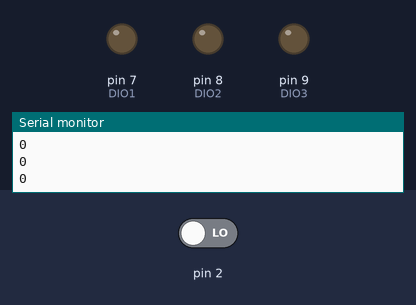
This sketch was run on a simulated Arduino Nano, built with avr-gcc and run on an emulated ATmega328P. Parts: output pins drawn as LEDs (lit = HIGH), the last lines printed to the serial monitor. The inputs (shaded band) are chosen by the test bench; at power-on: pin 2 LOW.

Above: at 1.2 s.
1.3 s: pin 2 driven HIGH
At 2.4 s:
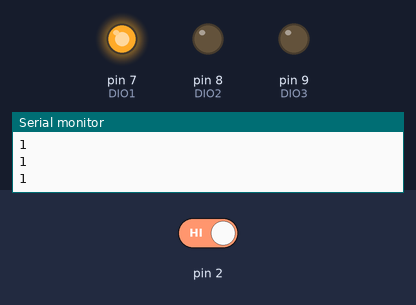
Timing chart, 0 to 4.3 s (numbered marks = the images above; inputs shaded):
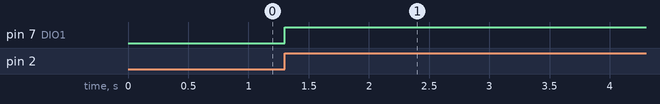

The sketch:

GrombassV2.ino
```cpp
/*
  Template for creating control of analog effects ;
onkartgromt.com  - 2015. Oyvind Mjanger

 */

// Pin 13 has an LED connected on most Arduino boards.
// List all pins to mainboard. Compatible with Grombass v2 board rev 1

int CV1 = A0; //boost
int CV2 = A1; //CV expression pedal
int Input = A6; //input sound
int Output = A7; //Output sound

int PWM1 = 5; //L1
int PWM2 = 6; //L2

int DIO1 = 7; //ON/Off LED
int DIO2 = 8; //BOOST LED
int DIO3 = 9; //MIDDLE LED

int RELAY = 10; //TRUE BYPASS RELAY

int BP0 = 2; //INT0 - footswitches actually connected to pin 2/ON/OFF
int BP1 = 1; //INT1 - footswitches actually connected to pin 3/BOOST

//END PIN def.

double CV1Input = 0;  // variable to store the value coming from CV1
double CV2Input = 0;  // variable to store the value coming from CV2

double Toggle1 = 0;  // variable to store the value coming from Switch1
double Toggle2 = 0;  // variable to store the value coming from Switch2

int PWMout0;
int PWMout1;

int tapPressed = 0; //active low
int numberOfButtonPresses = 0;
int tempoState = 0;
int lastTempoState = LOW;
int TapTempo = 0;
int PotTempo = 1;
int MidiTempo = 0;
double LastTempo;

unsigned long previousMillis = 0;
long interval = 100;
unsigned long  startTime;
unsigned long  endTime;
int LFOmode = 0;   //0=sine, 1= square, 2=triangle, 3= sawtooth

double  tempo=300;            //time between tabs [ms]
int LFOupdaterate = 1000;
float modifier = 1.0;
float counter = 0;
float counterlength = 100;
float maxFreq = 62.0;
float minFreq = 5.0;

double fDepth = 0.5;
double fFreq = 0.05;
double temp = 10.0;
double a;
volatile int state = LOW;
//IntervalTimer LFOtimer;

///////////////////////////////////////////////////////
// the setup routine runs once when you press reset:
void setup() {
  // initialize serial communications at 9600 bps:
  Serial.begin(9600);
  // initialize the digital pins as outputs. Used for LEDs and Relay
  pinMode(DIO1, OUTPUT);
  pinMode(DIO2, OUTPUT);
  pinMode(DIO3, OUTPUT);
 // pinMode(PB0, INPUT);
  attachInterrupt(0, blink, RISING);

}

///////////////////////////////////////////////////////
// the loop routine runs over and over again forever:


void loop()
{
  delay(100);
  Serial.println(numberOfButtonPresses);
  digitalWrite(DIO1, state);
}

void blink()
{
  detachInterrupt(0);
  numberOfButtonPresses++;
  state = !state;
  delay(15);
  attachInterrupt(0, blink, RISING);
}
/*void loop() {
  delay(10);
    // read the value from the CV1 potmeter:
  CV1Input = analogRead(CV1);
  CV2Input  =analogRead(CV2);

  Toggle1 = analogRead(SW1);

  fDepth = CV1Input / 1023;

  if ((CV2Input > (LastTempo + 2)) || (CV2Input < (LastTempo - 2)) ){ //Check it Potmeter has moved  || TapTempo == 0
    fFreq = CV2Input / 1023;
    temp = CV2Input / 8;
    PotTempo = 1;
    TapTempo = 0;
    Serial.print(CV2Input);
    Serial.print(" ,");
    Serial.println(LastTempo);
  }

  if (fFreq < minFreq) fFreq = minFreq;

  PWMout2 = map(CV3Input, 0, 1023, 0, 255);

    // change the analog out value:
  analogWrite(PWM1, PWMout0);
  analogWrite(PWM2, PWMout1);
  analogWrite(PWM3, PWMout2);

    LastTempo = CV2Input;


  Serial.print("\t Tempo = ");
  Serial.print(tempo);
  Serial.print("\t LFOmode = ");
  Serial.println(LFOmode);
  }

*/
```

Measured:
- after the input at 1.3 s, pin 7 (DIO1): LOW → HIGH at once
